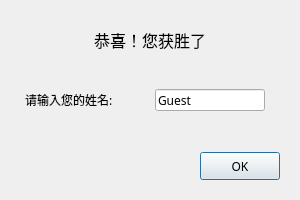
<?xml version="1.0" encoding="UTF-8"?>
<ui version="4.0">
 <class>SuccessDialog</class>
 <widget class="QDialog" name="SuccessDialog">
  <property name="geometry">
   <rect>
    <x>0</x>
    <y>0</y>
    <width>300</width>
    <height>200</height>
   </rect>
  </property>
  <property name="minimumSize">
   <size>
    <width>300</width>
    <height>200</height>
   </size>
  </property>
  <property name="maximumSize">
   <size>
    <width>300</width>
    <height>200</height>
   </size>
  </property>
  <property name="font">
   <font>
    <family>微软雅黑</family>
   </font>
  </property>
  <property name="windowTitle">
   <string>Mine Sweeper</string>
  </property>
  <widget class="QLabel" name="titleLabel">
   <property name="geometry">
    <rect>
     <x>0</x>
     <y>20</y>
     <width>300</width>
     <height>40</height>
    </rect>
   </property>
   <property name="font">
    <font>
     <pointsize>12</pointsize>
     <weight>50</weight>
     <bold>false</bold>
    </font>
   </property>
   <property name="text">
    <string>恭喜！您获胜了</string>
   </property>
   <property name="alignment">
    <set>Qt::AlignCenter</set>
   </property>
  </widget>
  <widget class="QLabel" name="nameLabel">
   <property name="geometry">
    <rect>
     <x>25</x>
     <y>90</y>
     <width>120</width>
     <height>20</height>
    </rect>
   </property>
   <property name="font">
    <font>
     <pointsize>9</pointsize>
    </font>
   </property>
   <property name="text">
    <string>请输入您的姓名:</string>
   </property>
  </widget>
  <widget class="QLineEdit" name="nameLineEdit">
   <property name="geometry">
    <rect>
     <x>155</x>
     <y>89</y>
     <width>110</width>
     <height>22</height>
    </rect>
   </property>
   <property name="text">
    <string>Guest</string>
   </property>
   <property name="maxLength">
    <number>10</number>
   </property>
  </widget>
  <widget class="QPushButton" name="donePushButton">
   <property name="geometry">
    <rect>
     <x>200</x>
     <y>152</y>
     <width>80</width>
     <height>28</height>
    </rect>
   </property>
   <property name="text">
    <string>OK</string>
   </property>
  </widget>
 </widget>
 <resources/>
 <connections/>
</ui>
